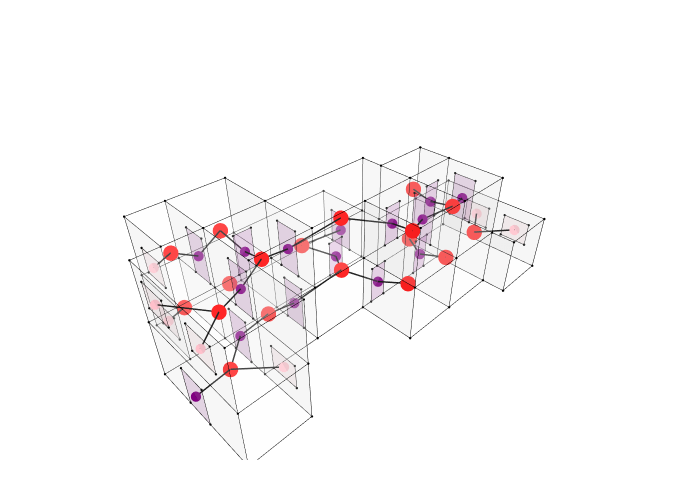

The notebook cell saved with this chart:
### Markdown cell above
## 8. Show Fenestration Graph Overlaid on Geometry

### Code cell
ap_cluster = Cluster.ByTopologies(aperture_faces)
Topology.Show(cc, ap_cluster, g_fen,
              faceColorKey="color",
              vertexSizeKey="size",
              vertexColorKey="color",
              edgeWidthKey="width",
              edgeColorKey="color",
              faceOpacity=0.15,
              backgroundColor="white",
              width=700,
              height=500,
              renderer=renderer)

### Figure 1 — Plotly figure (JSON) as saved in the notebook; plotly's stock layout.template omitted (floating-point values rounded to 4 significant figures; data arrays with more than 128 entries replaced by an {"elided": "..."} marker saying what was removed)
{"data": [{"customdata": ["", "", "", "", "", "", "", "", "", "", "", "", "", "", "", "", "", "", "", "", "", "", "", "", "", "", "", "", "", "", "", "", "", "", "", "", "", "", "", "", "", "", "", "", "", "", "", "", "", "", "", "", "", "", "", "", "", "", "", "", "", "", "", "", "", "", "", ""], "hoverinfo": "text", "hovertemplate": ["Click ", "Click ", "Click ", "Click ", "Click ", "Click ", "Click ", "Click ", "Click ", "Click ", "Click ", "Click ", "Click ", "Click ", "Click ", "Click ", "Click ", "Click ", "Click ", "Click ", "Click ", "Click ", "Click ", "Click ", "Click ", "Click ", "Click ", "Click ", "Click ", "Click ", "Click ", "Click ", "Click ", "Click ", "Click ", "Click ", "Click ", "Click ", "Click ", "Click ", "Click ", "Click ", "Click ", "Click ", "Click ", "Click ", "Click ", "Click ", "Click ", "Click ", "Click ", "Click ", "Click ", "Click ", "Click ", "Click ", "Click ", "Click ", "Click ", "Click ", "Click ", "Click ", "Click ", "Click ", "Click ", "Click ", "Click ", "Click "], "hovertext": ["", "", "", "", "", "", "", "", "", "", "", "", "", "", "", "", "", "", "", "", "", "", "", "", "", "", "", "", "", "", "", "", "", "", "", "", "", "", "", "", "", "", "", "", "", "", "", "", "", "", "", "", "", "", "", "", "", "", "", "", "", "", "", "", "", "", "", ""], "legendgroup": "1", "legendrank": 1, "marker": {"color": ["#000000", "#000000", "#000000", "#000000", "#000000", "#000000", "#000000", "#000000", "#000000", "#000000", "#000000", "#000000", "#000000", "#000000", "#000000", "#000000", "#000000", "#000000", "#000000", "#000000", "#000000", "#000000", "#000000", "#000000", "#000000", "#000000", "#000000", "#000000", "#000000", "#000000", "#000000", "#000000", "#000000", "#000000", "#000000", "#000000", "#000000", "#000000", "#000000", "#000000", "#000000", "#000000", "#000000", "#000000", "#000000", "#000000", "#000000", "#000000", "#000000", "#000000", "#000000", "#000000", "#000000", "#000000", "#000000", "#000000", "#000000", "#000000", "#000000", "#000000", "#000000", "#000000", "#000000", "#000000", "#000000", "#000000", "#000000", "#000000"], "line": {"width": 0}, "opacity": 1, "size": [2.8, 2.8, 2.8, 2.8, 2.8, 2.8, 2.8, 2.8, 2.8, 2.8, 2.8, 2.8, 2.8, 2.8, 2.8, 2.8, 2.8, 2.8, 2.8, 2.8, 2.8, 2.8, 2.8, 2.8, 2.8, 2.8, 2.8, 2.8, 2.8, 2.8, 2.8, 2.8, 2.8, 2.8, 2.8, 2.8, 2.8, 2.8, 2.8, 2.8, 2.8, 2.8, 2.8, 2.8, 2.8, 2.8, 2.8, 2.8, 2.8, 2.8, 2.8, 2.8, 2.8, 2.8, 2.8, 2.8, 2.8, 2.8, 2.8, 2.8, 2.8, 2.8, 2.8, 2.8, 2.8, 2.8, 2.8, 2.8], "sizemode": "diameter", "symbol": "circle"}, "mode": "markers", "name": "1: Untitled (Vertices)", "showlegend": false, "text": ["", "", "", "", "", "", "", "", "", "", "", "", "", "", "", "", "", "", "", "", "", "", "", "", "", "", "", "", "", "", "", "", "", "", "", "", "", "", "", "", "", "", "", "", "", "", "", "", "", "", "", "", "", "", "", "", "", "", "", "", "", "", "", "", "", "", "", ""], "type": "scatter3d", "x": [16310, 16310, 10310, 10310, 16310, 16310, 10310, 10310, 7310, 7310, 7310, 7310, 10310, 13310, 16310, 16310, 10310, 13310, 16310, 16310, 10310, 7310, 7310, 10310, 5512.0, 5512.0, 5512.0, 5512.0, 7310, 7310, 16310, 10310, 13310, 16310, 16310, 16310, 13310, 16310, 13310, 19310, 19310, 19310, 19310, 5512.0, 5512.0, 7310, 4310, 4310, 7310, 4310, 4310, 7310, 16310, 13310, 19310, 19310, 19310, 19310, 22310, 19310, 22310, 22310, 19310, 22310, 4310, 4310, 7310, 19310], "y": [-760, 2240, 2240, -760, -760, 2240, 2240, -760, 2240, -760, 2240, -760, -3760, -3760, -3760, -1962.0, -3760, -3760, -3760, -1962.0, 2240, 2240, -760, -760, 2240, -760, 2240, -760, -3760, -3760, -760, -3760, -3760, -3760, -1962.0, -6760, -6760, -6760, -6760, -1962.0, -3760, -1962.0, -3760, 2240, -760, -3760, -760, -6760, -6760, -760, -6760, -6760, -6760, -6760, -1962.0, -3760, -6760, -6760, -1962.0, -7962.0, -7962.0, -1962.0, -7962.0, -7962.0, -760, -6760, -6760, -6760], "z": [3000, 3000, 3000, 3000, 0, 0, 0, 0, 3000, 3000, 0, 0, 3000, 3000, 3000, 3000, 0, 0, 0, 0, 6000, 6000, 6000, 6000, 3000, 3000, 0, 0, 3000, 0, 6000, 6000, 6000, 6000, 6000, 3000, 3000, 0, 0, 3000, 3000, 0, 0, 6000, 6000, 6000, 3000, 3000, 3000, 0, 0, 0, 6000, 6000, 6000, 6000, 3000, 0, 3000, 3000, 3000, 0, 0, 0, 6000, 6000, 6000, 6000]}, {"hoverinfo": "text", "hovertext": [], "legendgroup": "2", "legendrank": 2, "line": {"color": "#000000", "dash": "solid", "width": 1}, "marker": {"color": "#000000", "size": 0.25, "symbol": "circle"}, "mode": "markers+lines", "name": "1: Untitled (Edges)", "showlegend": false, "text": [], "type": "scatter3d", "x": {"elided": "411 float values"}, "y": {"elided": "411 float values"}, "z": {"elided": "411 int values"}}, {"cmax": 1, "cmin": 0, "color": "#FAFAFA", "colorscale": [[0, "#440154"], [0.1111, "#482878"], [0.2222, "#3e4989"], [0.3333, "#31688e"], [0.4444, "#26828e"], [0.5556, "#1f9e89"], [0.6667, "#35b779"], [0.7778, "#6ece58"], [0.8889, "#b5de2b"], [1, "#fde725"]], "facecolor": {"elided": "192 str values"}, "flatshading": true, "hoverinfo": "text", "hovertext": {"elided": "192 str values"}, "i": {"elided": "192 int values"}, "j": {"elided": "192 int values"}, "k": {"elided": "192 int values"}, "legendgroup": "3", "legendrank": 3, "lighting": {"facenormalsepsilon": 0}, "name": "1: Untitled (Faces)", "opacity": 0.15, "showlegend": false, "showscale": false, "text": {"elided": "192 str values"}, "type": "mesh3d", "x": [16310, 10310, 10310, 16310, 16310, 16310, 10310, 10310, 7310, 7310, 7310, 7310, 13310, 10310, 16310, 16310, 10310, 13310, 16310, 16310, 7310, 10310, 7310, 10310, 5512.0, 5512.0, 5512.0, 5512.0, 7310, 7310, 16310, 10310, 13310, 16310, 16310, 13310, 16310, 16310, 13310, 19310, 19310, 19310, 19310, 5512.0, 5512.0, 7310, 4310, 4310, 7310, 4310, 4310, 7310, 16310, 13310, 19310, 19310, 19310, 19310, 22310, 19310, 22310, 22310, 19310, 22310, 4310, 4310, 7310, 19310], "y": [2240, 2240, -760, -760, -760, 2240, 2240, -760, 2240, -760, 2240, -760, -3760, -3760, -1962.0, -3760, -3760, -3760, -3760, -1962.0, 2240, 2240, -760, -760, 2240, -760, 2240, -760, -3760, -3760, -760, -3760, -3760, -3760, -1962.0, -6760, -6760, -6760, -6760, -1962.0, -3760, -1962.0, -3760, 2240, -760, -3760, -760, -6760, -6760, -760, -6760, -6760, -6760, -6760, -1962.0, -3760, -6760, -6760, -7962.0, -7962.0, -1962.0, -1962.0, -7962.0, -7962.0, -760, -6760, -6760, -6760], "z": [3000, 3000, 3000, 3000, 0, 0, 0, 0, 3000, 3000, 0, 0, 3000, 3000, 3000, 3000, 0, 0, 0, 0, 6000, 6000, 6000, 6000, 3000, 3000, 0, 0, 3000, 0, 6000, 6000, 6000, 6000, 6000, 3000, 3000, 0, 0, 3000, 3000, 0, 0, 6000, 6000, 6000, 3000, 3000, 3000, 0, 0, 0, 6000, 6000, 6000, 6000, 3000, 0, 3000, 3000, 3000, 0, 0, 0, 6000, 6000, 6000, 6000]}, {"customdata": ["", "", "", "", "", "", "", "", "", "", "", "", "", "", "", "", "", "", "", "", "", "", "", "", "", "", "", "", "", "", "", "", "", "", "", "", "", "", "", "", "", "", "", "", "", "", "", "", "", "", "", "", "", "", "", "", "", "", "", "", "", "", "", "", "", "", "", "", "", "", "", "", "", "", "", "", "", "", "", "", "", "", "", "", "", "", "", ""], "hoverinfo": "text", "hovertemplate": ["Click ", "Click ", "Click ", "Click ", "Click ", "Click ", "Click ", "Click ", "Click ", "Click ", "Click ", "Click ", "Click ", "Click ", "Click ", "Click ", "Click ", "Click ", "Click ", "Click ", "Click ", "Click ", "Click ", "Click ", "Click ", "Click ", "Click ", "Click ", "Click ", "Click ", "Click ", "Click ", "Click ", "Click ", "Click ", "Click ", "Click ", "Click ", "Click ", "Click ", "Click ", "Click ", "Click ", "Click ", "Click ", "Click ", "Click ", "Click ", "Click ", "Click ", "Click ", "Click ", "Click ", "Click ", "Click ", "Click ", "Click ", "Click ", "Click ", "Click ", "Click ", "Click ", "Click ", "Click ", "Click ", "Click ", "Click ", "Click ", "Click ", "Click ", "Click ", "Click ", "Click ", "Click ", "Click ", "Click ", "Click ", "Click ", "Click ", "Click ", "Click ", "Click ", "Click ", "Click ", "Click ", "Click ", "Click ", "Click "], "hovertext": ["", "", "", "", "", "", "", "", "", "", "", "", "", "", "", "", "", "", "", "", "", "", "", "", "", "", "", "", "", "", "", "", "", "", "", "", "", "", "", "", "", "", "", "", "", "", "", "", "", "", "", "", "", "", "", "", "", "", "", "", "", "", "", "", "", "", "", "", "", "", "", "", "", "", "", "", "", "", "", "", "", "", "", "", "", "", "", ""], "legendgroup": "5", "legendrank": 5, "marker": {"color": ["#000000", "#000000", "#000000", "#000000", "#000000", "#000000", "#000000", "#000000", "#000000", "#000000", "#000000", "#000000", "#000000", "#000000", "#000000", "#000000", "#000000", "#000000", "#000000", "#000000", "#000000", "#000000", "#000000", "#000000", "#000000", "#000000", "#000000", "#000000", "#000000", "#000000", "#000000", "#000000", "#000000", "#000000", "#000000", "#000000", "#000000", "#000000", "#000000", "#000000", "#000000", "#000000", "#000000", "#000000", "#000000", "#000000", "#000000", "#000000", "#000000", "#000000", "#000000", "#000000", "#000000", "#000000", "#000000", "#000000", "#000000", "#000000", "#000000", "#000000", "#000000", "#000000", "#000000", "#000000", "#000000", "#000000", "#000000", "#000000", "#000000", "#000000", "#000000", "#000000", "#000000", "#000000", "#000000", "#000000", "#000000", "#000000", "#000000", "#000000", "#000000", "#000000", "#000000", "#000000", "#000000", "#000000", "#000000", "#000000"], "line": {"width": 0}, "opacity": 1, "size": [2.8, 2.8, 2.8, 2.8, 2.8, 2.8, 2.8, 2.8, 2.8, 2.8, 2.8, 2.8, 2.8, 2.8, 2.8, 2.8, 2.8, 2.8, 2.8, 2.8, 2.8, 2.8, 2.8, 2.8, 2.8, 2.8, 2.8, 2.8, 2.8, 2.8, 2.8, 2.8, 2.8, 2.8, 2.8, 2.8, 2.8, 2.8, 2.8, 2.8, 2.8, 2.8, 2.8, 2.8, 2.8, 2.8, 2.8, 2.8, 2.8, 2.8, 2.8, 2.8, 2.8, 2.8, 2.8, 2.8, 2.8, 2.8, 2.8, 2.8, 2.8, 2.8, 2.8, 2.8, 2.8, 2.8, 2.8, 2.8, 2.8, 2.8, 2.8, 2.8, 2.8, 2.8, 2.8, 2.8, 2.8, 2.8, 2.8, 2.8, 2.8, 2.8, 2.8, 2.8, 2.8, 2.8, 2.8, 2.8], "sizemode": "diameter", "symbol": "circle"}, "mode": "markers", "name": "2: Untitled (Vertices)", "showlegend": false, "text": ["", "", "", "", "", "", "", "", "", "", "", "", "", "", "", "", "", "", "", "", "", "", "", "", "", "", "", "", "", "", "", "", "", "", "", "", "", "", "", "", "", "", "", "", "", "", "", "", "", "", "", "", "", "", "", "", "", "", "", "", "", "", "", "", "", "", "", "", "", "", "", "", "", "", "", "", "", "", "", "", "", "", "", "", "", "", "", ""], "type": "scatter3d", "x": [13900.0, 14810, 14810, 13900.0, 16310, 16310, 16310, 16310, 7310, 7310, 7310, 7310, 13900.0, 14810, 14810, 13900.0, 17190.0, 18100.0, 18100.0, 17190.0, 7310, 7310, 7310, 7310, 7310, 7310, 7310, 7310, 8538.0, 9446.0, 9446.0, 8538.0, 17670.0, 18580.0, 18580.0, 17670.0, 14750.0, 15660.0, 15660.0, 14750.0, 16310, 16310, 16310, 16310, 10310, 10310, 10310, 10310, 10310, 10310, 10310, 10310, 19310, 19310, 19310, 19310, 4310, 4310, 4310, 4310, 22310, 22310, 22310, 22310, 22310, 22310, 22310, 22310, 4310, 4310, 4310, 4310, 4310, 4310, 4310, 4310, 5512.0, 5512.0, 5512.0, 5512.0, 7310, 7310, 7310, 7310, 5512.0, 5512.0, 5512.0, 5512.0], "y": [-760, -760, -760, -760, 1614.0, 170.2, 170.2, 1614.0, -1621.0, -2801.0, -2801.0, -1621.0, -3760, -3760, -3760, -3760, -3760, -3760, -3760, -3760, 764.4, -415.6, -415.6, 764.4, -2294.0, -3474.0, -3474.0, -2294.0, -760, -760, -760, -760, -3760, -3760, -3760, -3760, -3760, -3760, -3760, -3760, -4080, -5260, -5260, -4080, -1494.0, -2674.0, -2674.0, -1494.0, -1621.0, -2801.0, -2801.0, -1621.0, -4223.0, -5403.0, -5403.0, -4223.0, -2836.0, -4280, -4280, -2836.0, -3376.0, -4820, -4820, -3376.0, -5796.0, -7240.0, -7240.0, -5796.0, -4340, -5784.0, -5784.0, -4340, -1322.0, -2766.0, -2766.0, -1322.0, 1277.0, -166.9, -166.9, 1277.0, -4500.0, -5943.0, -5943.0, -4500.0, 1277.0, -166.9, -166.9, 1277.0], "z": [0, 0, 2045.0, 2045.0, 2030, 2030, 0, 0, 2340.0, 2340.0, 0, 0, 0, 0, 2045.0, 2045.0, 0, 0, 2045.0, 2045.0, 5340.0, 5340.0, 3000, 3000, 5340.0, 5340.0, 3000, 3000, 3000, 3000, 5045.0, 5045.0, 3000, 3000, 5045.0, 5045.0, 3000, 3000, 5045.0, 5045.0, 5340.0, 5340.0, 3000, 3000, 5340.0, 5340.0, 3000, 3000, 2340.0, 2340.0, 0, 0, 5340.0, 5340.0, 3000, 3000, 2030, 2030, 0, 0, 2300.0, 2300.0, 1044.0, 1044.0, 2300.0, 2300.0, 1044.0, 1044.0, 5339.0, 5339.0, 4082.0, 4082.0, 5339.0, 5339.0, 4082.0, 4082.0, 4936.0, 4936.0, 3680, 3680, 2230, 2230, 973.5, 973.5, 2030, 2030, 773.5, 773.5]}, {"hoverinfo": "text", "hovertext": [], "legendgroup": "6", "legendrank": 6, "line": {"color": "#000000", "dash": "solid", "width": 1}, "marker": {"color": "#000000", "size": 0.25, "symbol": "circle"}, "mode": "markers+lines", "name": "2: Untitled (Edges)", "showlegend": false, "text": [], "type": "scatter3d", "x": {"elided": "264 float values"}, "y": {"elided": "264 float values"}, "z": {"elided": "264 float values"}}, {"cmax": 1, "cmin": 0, "color": "#FAFAFA", "colorscale": [[0, "#440154"], [0.1111, "#482878"], [0.2222, "#3e4989"], [0.3333, "#31688e"], [0.4444, "#26828e"], [0.5556, "#1f9e89"], [0.6667, "#35b779"], [0.7778, "#6ece58"], [0.8889, "#b5de2b"], [1, "#fde725"]], "facecolor": ["#800080", "#800080", "#800080", "#800080", "#800080", "#800080", "#800080", "#800080", "#800080", "#800080", "#800080", "#800080", "#800080", "#800080", "#800080", "#800080", "#800080", "#800080", "#800080", "#800080", "#800080", "#800080", "#800080", "#800080", "#800080", "#800080", "#800080", "#800080", "#800080", "#800080", "#FFC0CB", "#FFC0CB", "#FFC0CB", "#FFC0CB", "#FFC0CB", "#FFC0CB", "#FFC0CB", "#FFC0CB", "#FFC0CB", "#FFC0CB", "#FFC0CB", "#FFC0CB", "#FFC0CB", "#FFC0CB"], "flatshading": true, "hoverinfo": "text", "hovertext": ["Face_01", "Face_02", "Face_03", "Face_04", "Face_05", "Face_06", "Face_07", "Face_08", "Face_09", "Face_10", "Face_11", "Face_12", "Face_13", "Face_14", "Face_15", "Face_16", "Face_17", "Face_18", "Face_19", "Face_20", "Face_21", "Face_22", "Face_23", "Face_24", "Face_25", "Face_26", "Face_27", "Face_28", "Face_29", "Face_30", "Face_31", "Face_32", "Face_33", "Face_34", "Face_35", "Face_36", "Face_37", "Face_38", "Face_39", "Face_40", "Face_41", "Face_42", "Face_43", "Face_44"], "i": [0, 3, 4, 4, 8, 8, 12, 15, 16, 19, 20, 20, 24, 24, 28, 28, 32, 35, 36, 39, 40, 40, 44, 44, 48, 48, 52, 52, 56, 59, 60, 63, 64, 64, 68, 68, 72, 72, 76, 79, 80, 80, 84, 84], "j": [1, 1, 5, 6, 9, 10, 13, 13, 17, 17, 21, 22, 25, 26, 29, 30, 33, 33, 37, 37, 41, 42, 45, 46, 49, 50, 53, 54, 57, 57, 61, 60, 65, 66, 69, 70, 73, 74, 77, 76, 81, 82, 85, 86], "k": [2, 0, 6, 7, 10, 11, 14, 12, 18, 16, 22, 23, 26, 27, 30, 31, 34, 32, 38, 36, 42, 43, 46, 47, 50, 51, 54, 55, 58, 56, 62, 62, 66, 67, 70, 71, 74, 75, 78, 78, 82, 83, 86, 87], "legendgroup": "7", "legendrank": 7, "lighting": {"facenormalsepsilon": 0}, "name": "2: Untitled (Faces)", "opacity": 0.15, "showlegend": false, "showscale": false, "text": ["Face_01", "Face_02", "Face_03", "Face_04", "Face_05", "Face_06", "Face_07", "Face_08", "Face_09", "Face_10", "Face_11", "Face_12", "Face_13", "Face_14", "Face_15", "Face_16", "Face_17", "Face_18", "Face_19", "Face_20", "Face_21", "Face_22", "Face_23", "Face_24", "Face_25", "Face_26", "Face_27", "Face_28", "Face_29", "Face_30", "Face_31", "Face_32", "Face_33", "Face_34", "Face_35", "Face_36", "Face_37", "Face_38", "Face_39", "Face_40", "Face_41", "Face_42", "Face_43", "Face_44"], "type": "mesh3d", "x": [13900.0, 14810, 13900.0, 14810, 16310, 16310, 16310, 16310, 7310, 7310, 7310, 7310, 13900.0, 14810, 13900.0, 14810, 17190.0, 18100.0, 17190.0, 18100.0, 7310, 7310, 7310, 7310, 7310, 7310, 7310, 7310, 9446.0, 9446.0, 8538.0, 8538.0, 17670.0, 18580.0, 17670.0, 18580.0, 14750.0, 15660.0, 14750.0, 15660.0, 16310, 16310, 16310, 16310, 10310, 10310, 10310, 10310, 10310, 10310, 10310, 10310, 19310, 19310, 19310, 19310, 4310, 4310, 4310, 4310, 22310, 22310, 22310, 22310, 22310, 22310, 22310, 22310, 4310, 4310, 4310, 4310, 4310, 4310, 4310, 4310, 5512.0, 5512.0, 5512.0, 5512.0, 7310, 7310, 7310, 7310, 5512.0, 5512.0, 5512.0, 5512.0], "y": [-760, -760, -760, -760, 170.2, 170.2, 1614.0, 1614.0, -2801.0, -2801.0, -1621.0, -1621.0, -3760, -3760, -3760, -3760, -3760, -3760, -3760, -3760, -415.6, -415.6, 764.4, 764.4, -3474.0, -3474.0, -2294.0, -2294.0, -760, -760, -760, -760, -3760, -3760, -3760, -3760, -3760, -3760, -3760, -3760, -5260, -5260, -4080, -4080, -2674.0, -2674.0, -1494.0, -1494.0, -2801.0, -2801.0, -1621.0, -1621.0, -5403.0, -5403.0, -4223.0, -4223.0, -2836.0, -4280, -2836.0, -4280, -4820, -3376.0, -3376.0, -4820, -7240.0, -7240.0, -5796.0, -5796.0, -5784.0, -5784.0, -4340, -4340, -2766.0, -2766.0, -1322.0, -1322.0, -166.9, 1277.0, 1277.0, -166.9, -5943.0, -5943.0, -4500.0, -4500.0, -166.9, -166.9, 1277.0, 1277.0], "z": [0, 2045.0, 2045.0, 0, 2030, 0, 0, 2030, 2340.0, 0, 0, 2340.0, 0, 2045.0, 2045.0, 0, 0, 2045.0, 2045.0, 0, 5340.0, 3000, 3000, 5340.0, 5340.0, 3000, 3000, 5340.0, 3000, 5045.0, 5045.0, 3000, 3000, 5045.0, 5045.0, 3000, 3000, 5045.0, 5045.0, 3000, 5340.0, 3000, 3000, 5340.0, 5340.0, 3000, 3000, 5340.0, 2340.0, 0, 0, 2340.0, 5340.0, 3000, 3000, 5340.0, 2030, 0, 0, 2030, 1044.0, 1044.0, 2300.0, 2300.0, 2300.0, 1044.0, 1044.0, 2300.0, 5339.0, 4082.0, 4082.0, 5339.0, 5339.0, 4082.0, 4082.0, 5339.0, 3680, 3680, 4936.0, 4936.0, 2230, 973.5, 973.5, 2230, 2030, 773.5, 773.5, 2030]}, {"hoverinfo": "text", "hovertext": [], "legendgroup": "10", "legendrank": 10, "line": {"color": "#000000", "dash": "solid", "width": 3}, "marker": {"color": "#000000", "size": 0.75, "symbol": "circle"}, "mode": "markers+lines", "name": "3: Untitled Graph (Edges)", "showlegend": false, "text": [], "type": "scatter3d", "x": [16310, 13310, null, 14360.0, 13310, null, 7310, 8810, null, 8992.0, 8810, null, 14360.0, 13310, null, 10310, 13310, null, 14360.0, 13310, null, 7310, 8810, null, 8992.0, 8810, null, 10310, 8810, null, 7310, 8810, null, 10310, 8810, null, 15200.0, 13310, null, 10310, 13310, null, 5512.0, 6411.0, null, 14360.0, 14810, null, 17640.0, 17810, null, 7310, 6411.0, null, 5512.0, 6411.0, null, 17640.0, 17810, null, 22310, 20810, null, 22310, 20810, null, 16310, 14810, null, 15200.0, 14810, null, 18120.0, 17810, null, 7310, 5810, null, 7310, 5810, null, 4310, 5810, null, 16310, 17810, null, 4310, 5810, null, 19310, 17810, null, 18120.0, 17810, null, 4310, 5810, null, 7310, 5810, null], "y": [892.1, 740, null, -760, 740, null, 174.4, 740, null, -760, 740, null, -760, -2260, null, -2211.0, -2260, null, -3760, -2260, null, -2884.0, -2260, null, -760, -2260, null, -2084.0, -2260, null, -2211.0, -2260, null, -2211.0, -2260, null, -3760, -2260, null, -2084.0, -2260, null, 555.0, 740, null, -3760, -5260, null, -3760, -2861.0, null, 174.4, 740, null, 555.0, 740, null, -3760, -5260, null, -6518.0, -4962.0, null, -4098.0, -4962.0, null, -4670, -5260, null, -3760, -5260, null, -3760, -2861.0, null, -2211.0, -3760, null, -5221.0, -3760, null, -3558.0, -3760, null, -4670, -5260, null, -2044.0, -3760, null, -4813.0, -5260, null, -3760, -5260, null, -5062.0, -3760, null, -2884.0, -3760, null], "z": [1015, 1500, null, 1023.0, 1500, null, 4170.0, 4500, null, 4023.0, 4500, null, 1023.0, 1500, null, 1170.0, 1500, null, 1023.0, 1500, null, 4170.0, 4500, null, 4023.0, 4500, null, 4170.0, 4500, null, 1170.0, 1500, null, 1170.0, 1500, null, 4023.0, 4500, null, 4170.0, 4500, null, 1402.0, 1500, null, 1023.0, 1500, null, 1023.0, 1500, null, 4170.0, 4500, null, 4308.0, 4500, null, 1023.0, 1500, null, 1672.0, 1500, null, 1672.0, 1500, null, 4170.0, 4500, null, 4023.0, 4500, null, 4023.0, 4500, null, 1170.0, 1500, null, 1602.0, 1500, null, 1015, 1500, null, 4170.0, 4500, null, 4711.0, 4500, null, 4170.0, 4500, null, 4023.0, 4500, null, 4711.0, 4500, null, 4170.0, 4500, null]}, {"customdata": ["", "", "", "", "", "", "", "", "", "", "", "", "", "", "", "", "", "", "", "", "", "", "", "", "", "", "", "", "", "", "", "", "", "", "", "", "", "", "", ""], "hoverinfo": "text", "hovertemplate": ["Click ", "Click ", "Click ", "Click ", "Click ", "Click ", "Click ", "Click ", "Click ", "Click ", "Click ", "Click ", "Click ", "Click ", "Click ", "Click ", "Click ", "Click ", "Click ", "Click ", "Click ", "Click ", "Click ", "Click ", "Click ", "Click ", "Click ", "Click ", "Click ", "Click ", "Click ", "Click ", "Click ", "Click ", "Click ", "Click ", "Click ", "Click ", "Click ", "Click "], "hovertext": ["", "", "", "", "", "", "", "", "", "", "", "", "", "", "", "", "", "", "", "", "", "", "", "", "", "", "", "", "", "", "", "", "", "", "", "", "", "", "", ""], "legendgroup": "9", "legendrank": 9, "marker": {"color": ["#FF0000", "#FF0000", "#800080", "#FF0000", "#FF0000", "#800080", "#FF0000", "#FF0000", "#FF0000", "#FF0000", "#FF0000", "#FF0000", "#FF0000", "#FF0000", "#FF0000", "#FF0000", "#FF0000", "#FF0000", "#800080", "#FFC0CB", "#FFC0CB", "#FF0000", "#800080", "#800080", "#800080", "#FFC0CB", "#800080", "#FFC0CB", "#800080", "#800080", "#FFC0CB", "#800080", "#FFC0CB", "#800080", "#FFC0CB", "#FF0000", "#800080", "#800080", "#800080", "#800080"], "line": {"width": 0}, "opacity": 1, "size": [18, 18, 12, 18, 18, 12, 18, 18, 18, 18, 18, 18, 18, 18, 18, 18, 18, 18, 12, 12, 12, 18, 12, 12, 12, 12, 12, 12, 12, 12, 12, 12, 12, 12, 12, 18, 12, 12, 12, 12], "sizemode": "diameter", "symbol": "circle"}, "mode": "markers", "name": "3: Untitled Graph (Vertices)", "showlegend": false, "text": ["", "", "", "", "", "", "", "", "", "", "", "", "", "", "", "", "", "", "", "", "", "", "", "", "", "", "", "", "", "", "", "", "", "", "", "", "", "", "", ""], "type": "scatter3d", "x": [13310, 8810, 14360.0, 13310, 8810, 16310, 8810, 8810, 13310, 6411.0, 14810, 17810, 6411.0, 17810, 20810, 14810, 17810, 5810, 16310, 22310, 4310, 17810, 17640.0, 7310, 4310, 7310, 8992.0, 4310, 7310, 18120.0, 22310, 15200.0, 5512.0, 19310, 5512.0, 5810, 10310, 10310, 14360.0, 7310], "y": [740, 740, -760, -2260, 740, 892.1, -2260, -2260, -2260, 740, -5260, -2861.0, 740, -5260, -4962.0, -5260, -2861.0, -3760, -4670, -6518.0, -2044.0, -5260, -3760, -2211.0, -3558.0, -5221.0, -760, -5062.0, -2884.0, -3760, -4098.0, -3760, 555.0, -4813.0, 555.0, -3760, -2084.0, -2211.0, -3760, 174.4], "z": [1500, 4500, 1023.0, 1500, 1500, 1015, 4500, 1500, 4500, 1500, 1500, 1500, 4500, 1500, 1500, 4500, 4500, 1500, 4170.0, 1672.0, 4711.0, 4500, 1023.0, 1170.0, 1015, 1602.0, 4023.0, 4711.0, 4170.0, 4023.0, 1672.0, 4023.0, 4308.0, 4170.0, 1402.0, 4500, 4170.0, 1170.0, 1023.0, 4170.0]}], "layout": {"autosize": true, "height": 500, "margin": {"b": 40, "l": 40, "r": 40, "t": 40}, "paper_bgcolor": "#FFFFFF", "plot_bgcolor": "#FFFFFF", "scene": {"aspectmode": "data", "camera": {"center": {"x": 0, "y": 0, "z": 0}, "eye": {"x": -1.25, "y": -1.25, "z": 1.25}, "projection": {"type": "perspective"}, "up": {"x": 0, "y": 0, "z": 1}}, "xaxis": {"visible": false}, "yaxis": {"visible": false}, "zaxis": {"visible": false}}, "showlegend": true, "width": 700, "xaxis": {"showgrid": false, "visible": false, "zeroline": false}, "yaxis": {"showgrid": false, "visible": false, "zeroline": false}}}
